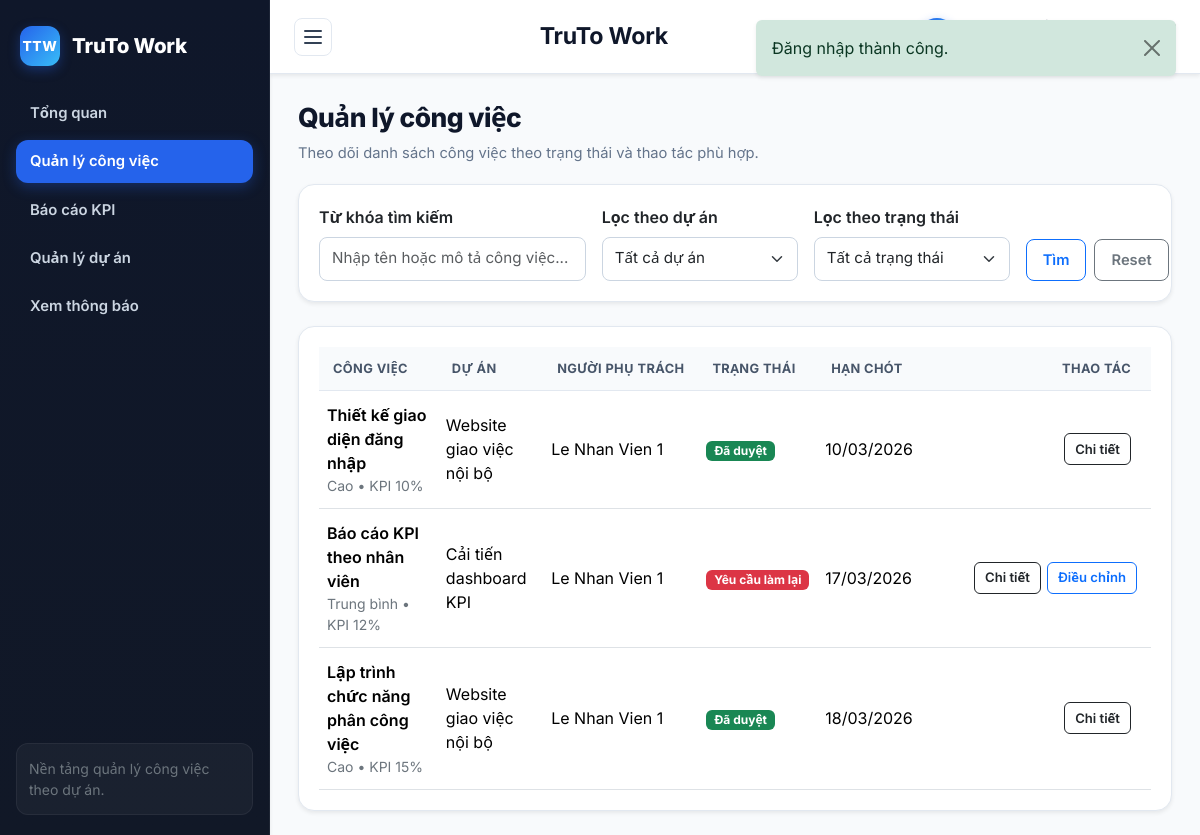
Screenshot of /index.php?route=cong_viec/index (signed in) with the database file from the repository.
### tables this page shows
CREATE TABLE `tai_khoan` (
  `id` int(11) NOT NULL,
  `name` varchar(150) NOT NULL,
  `email` varchar(150) NOT NULL,
  `password` varchar(255) NOT NULL,
  `role` enum('admin','manager','employee') NOT NULL DEFAULT 'employee',
  `department` varchar(100) DEFAULT NULL,
  `status` enum('active','inactive') NOT NULL DEFAULT 'active',
  `created_at` datetime NOT NULL
);

CREATE TABLE `cong_viec` (
  `id` int(11) NOT NULL,
  `project_id` int(11) NOT NULL,
  `title` varchar(200) NOT NULL,
  `description` text DEFAULT NULL,
  `priority` enum('low','medium','high') NOT NULL DEFAULT 'medium',
  `status` enum('new','assigned','in_progress','blocked','submitted','approved','redo') NOT NULL DEFAULT 'new',
  `deadline` date NOT NULL,
  `start_date` date DEFAULT NULL,
  `assignee_id` int(11) DEFAULT NULL,
  `created_by` int(11) NOT NULL,
  `expected_score` int(11) NOT NULL DEFAULT 0,
  `review_score` int(11) DEFAULT NULL,
  `review_comment` text DEFAULT NULL,
  `approved_at` datetime DEFAULT NULL,
  `created_at` datetime NOT NULL,
  `updated_at` datetime NOT NULL
);

CREATE TABLE `du_an` (
  `id` int(11) NOT NULL,
  `code` varchar(50) NOT NULL,
  `name` varchar(150) NOT NULL,
  `description` text DEFAULT NULL,
  `start_date` date DEFAULT NULL,
  `end_date` date DEFAULT NULL,
  `priority` enum('low','medium','high') NOT NULL DEFAULT 'medium',
  `status` enum('planning','active','completed') NOT NULL DEFAULT 'active',
  `created_by` int(11) NOT NULL,
  `created_at` datetime NOT NULL
);

### app/views/cong_viec/index.php (the view, shortened to what the rows shown need)
<div class="section-header">
    <div>
        <div class="section-title">Quản lý công việc</div>
        <p class="section-desc">Theo dõi danh sách công việc theo trạng thái và thao tác phù hợp.</p>
    </div>
</div>
<div class="card border-0 shadow-sm mb-4">
    <div class="card-body">
        <form class="row g-3">
            <div class="col-md-4">
                <label class="form-label fw-semibold">Từ khóa tìm kiếm</label>
                <input type="text" class="form-control" name="keyword" placeholder="Nhập tên hoặc mô tả công việc..." value="<?= e($filters['keyword'] ?? '') ?>">
            </div>
            <div class="col-md-3">
                <label class="form-label fw-semibold">Lọc theo dự án</label>
                <select class="form-select" name="project_id">
                    <option value="">Tất cả dự án</option>
                </select>
            </div>
            <div class="col-md-3">
                <label class="form-label fw-semibold">Lọc theo trạng thái</label>
                <select class="form-select" name="status">
                    <?php foreach (['' => 'Tất cả trạng thái', 'new' => 'Mới tạo', 'assigned' => 'Đã phân công', 'in_progress' => 'Đang thực hiện', 'blocked' => 'Bị chặn', 'submitted' => 'Chờ duyệt', 'approved' => 'Đã duyệt', 'redo' => 'Yêu cầu làm lại'] as $value => $label): ?>
                        <option value="<?= e($value) ?>" <?= (($filters['status'] ?? '') === $value) ? 'selected' : '' ?>><?= e($label) ?></option>
                    <?php endforeach; ?>
                </select>
            </div>
            <div class="col-md-2 d-flex align-items-end gap-2">
                <button class="btn btn-outline-primary flex-grow-1" type="submit">Tìm</button>
                <a class="btn btn-outline-secondary" href="<?= e(route_url('cong_viec/index')) ?>">Reset</a>
            </div>
        </form>
    </div>
</div>
<div class="card border-0 shadow-sm">
    <div class="card-body table-responsive">
        <table class="table align-middle">
            <thead>
                <tr>
                    <th>Công việc</th>
                    <th>Dự án</th>
                    <th>Người phụ trách</th>
                    <th>Trạng thái</th>
                    <th>Hạn chót</th>
                    <th class="task-actions-head"><span class="task-actions-head-grid"><span class="task-actions-head-label">Thao tác</span></span></th>
                </tr>
            </thead>
            <tbody>
            <?php foreach ($cong_viec as $task): ?>
                <?php
                    $primaryActionLabel = task_primary_action_label($task, current_user());
                    $primaryActionUrl = task_primary_action_url($task, current_user());
                ?>
                <tr>
                    <td>
                        <div class="fw-semibold"><?= e($task['title']) ?></div>
                        <?php $exp = (int) ($task['expected_score'] ?? 0); $exp = max(0, min(100, $exp)); ?>
                        <div class="small text-secondary"><?= e(priority_label($task['priority'])) ?> • KPI <?= e((string) $exp) ?>%</div>
                    </td>
                    <td><?= e($task['project_name']) ?></td>
                    <td title="<?= e($task['assignee_names'] ?? 'Chưa phân công') ?>"><?= e(task_assignee_summary($task['assignee_names'] ?? '')) ?></td>
                    <td><span class="badge text-bg-<?= e(status_badge_class($task['status'])) ?>"><?= e(status_label($task['status'])) ?></span></td>
                    <td><?= e(format_date($task['deadline'])) ?></td>
                    <td class="task-actions-cell">
                        <div class="task-actions-grid">
                            <div class="task-action-slot">
                                <a class="btn btn-sm btn-outline-dark w-100" href="<?= e(route_url('cong_viec/show', ['id' => $task['id']])) ?>">Chi tiết</a>
                            </div>
                            <div class="task-action-slot">
                                <?php if ($primaryActionLabel && $primaryActionUrl): ?>
                                    <a class="btn btn-sm btn-outline-primary w-100" href="<?= e($primaryActionUrl) ?>"><?= e($primaryActionLabel) ?></a>
                                <?php else: ?>
                                    <span class="task-action-placeholder"></span>
                                <?php endif; ?>
                            </div>
                        </div>
                    </td>
                </tr>
            <?php endforeach; ?>
            </tbody>
        </table>
    </div>
</div>

### app/views/layouts/main.php (shortened to what the rows shown need)
<?php
$authUser = current_user();
$currentRoute = (string) ($_GET['route'] ?? ($authUser ? 'dashboard/index' : 'home/index'));
$isPublicPage = !$authUser && str_starts_with($currentRoute, 'home/');
$isLoginPage = !$authUser && str_starts_with($currentRoute, 'auth/');
?>
<!doctype html>
<html lang="vi">
<head>
    <link href="https://cdn.jsdelivr.net/npm/bootstrap@5.3.3/dist/css/bootstrap.min.css" rel="stylesheet">
    <link href="assets/css/app.css?v=20260404a" rel="stylesheet">
</head>
<body>
<?php if ($isPublicPage): ?>
    <div class="public-site-shell">
        <header class="public-header">
            <div class="public-container public-header-inner">
                <a class="brand-public" href="<?= e(route_url('home/index')) ?>">
                    <span class="brand-public-mark">TTW</span>
                    <span>
                        <strong>TruTo Work</strong>
                        <small>Quản lý công việc theo dự án</small>
                    </span>
                </a>
                <nav class="public-nav">
                    <a class="<?= $currentRoute === 'home/index' ? 'is-active' : '' ?>" href="<?= e(route_url('home/index')) ?>">Trang chủ</a>
                    <a class="<?= $currentRoute === 'home/about' ? 'is-active' : '' ?>" href="<?= e(route_url('home/about')) ?>">Giới thiệu</a>
                    <a href="<?= e(route_url('auth/login')) ?>">Đăng nhập</a>
                </nav>
            </div>
        </header>
        <main class="public-main">
            <div class="public-container">
                <?= $content ?>
            </div>
        </main>
        <footer class="public-footer">
            <div class="public-container public-footer-inner">
                <span>TruTo Work</span>
            </div>
        </footer>
    </div>
<?php else: ?>
    <div class="app-shell">
        <aside class="sidebar shadow-sm">
            <div class="sidebar-header">
                <div class="sidebar-brand">
                    <div class="brand-icon">TTW</div>
                    <div class="brand-title">TruTo Work</div>
                </div>
            </div>
            <nav class="sidebar-menu">
                <a class="menu-link <?= e(active_menu('dashboard/')) ?>" href="<?= e(route_url('dashboard/index')) ?>" data-short-label="TG" title="Tổng quan">
                    <span>Tổng quan</span>
                </a>
                <a class="menu-link <?= e(active_menu('cong_viec/')) ?>" href="<?= e(route_url('cong_viec/index')) ?>" data-short-label="CV" title="Quản lý công việc">
                    <span>Quản lý công việc</span>
                </a>
                <a class="menu-link <?= e(active_menu('kpi/')) ?>" href="<?= e(route_url('kpi/index')) ?>" data-short-label="KPI" title="Báo cáo KPI">
                    <span>Báo cáo KPI</span>
                </a>
                <a class="menu-link <?= e(active_menu('du_an/')) ?>" href="<?= e(route_url('du_an/index')) ?>" data-short-label="DA" title="Quản lý dự án">
                    <span>Quản lý dự án</span>
                </a>
                <?php $notifMenuTitle = in_array($authUser['role'], ['manager', 'admin'], true) ? 'Quản lý thông báo' : 'Xem thông báo'; ?>
                <a class="menu-link <?= e(active_menu('thong_bao/')) ?> d-flex justify-content-between align-items-center"
                   href="<?= e(route_url('thong_bao/index')) ?>"
                   data-short-label="TB"
                   title="<?= e($notifMenuTitle) ?>">
                    <span><?= e($notifMenuTitle) ?></span>
                </a>
            </nav>
            <div class="sidebar-footer">
                <div class="small text-secondary">Nền tảng quản lý công việc theo dự án.</div>
            </div>
        </aside>
        <div class="main-shell">
            <header class="topbar shadow-sm">
                <button class="sidebar-toggle" type="button" aria-label="Thu gọn hoặc mở menu" aria-expanded="true" data-sidebar-toggle>
                    <span></span><span></span><span></span>
                </button>
                <div class="page-info">
                    <div class="page-label">TruTo Work</div>
                </div>
                <div class="topbar-user">
                    <a class="btn btn-light border position-relative p-0 d-inline-flex align-items-center justify-content-center rounded-circle"
                       style="width: 32px; height: 32px; min-height: 32px;"
                       href="<?= e(route_url('thong_bao/index', ['tab' => 'inbox'])) ?>"
                       title="Thông báo của bạn"
                       aria-label="Thông báo của bạn">
                    </a>
                    <div class="avatar-badge"><?= e(strtoupper(substr($authUser['name'], 0, 1))) ?></div>
                    <div class="d-none d-sm-block">
                        <div class="fw-semibold text-truncate" style="max-width: 140px;"><?= e($authUser['name']) ?></div>
                        <div class="small text-secondary"><?= e(role_label($authUser['role'])) ?></div>
                    </div>
                    <a class="btn btn-outline-secondary btn-sm" href="<?= e(route_url('auth/logout')) ?>" title="Đăng xuất">
                        <span class="d-none d-md-inline">Đăng xuất</span>
                    </a>
                </div>
            </header>
            <main class="content-shell">
                <?= $content ?>
            </main>
        </div>
    </div>
<?php endif; ?>
</body>
</html>

### rows the page displays
tai_khoan: role "Xem thông báo"
cong_viec: title "Thiết kế giao diện đăng nhập", priority "Cao", expected_score "10", project.name "Website giao việc nội bộ", assignee_names "Le Nhan Vien 1", status "Đã duyệt", deadline "10/03/2026"
cong_viec: title "Báo cáo KPI theo nhân viên", priority "Trung bình", expected_score "12", project.name "Cải tiến dashboard KPI", assignee_names "Le Nhan Vien 1", status "Yêu cầu làm lại", deadline "17/03/2026", primaryActionLabel "Điều chỉnh"
cong_viec: title "Lập trình chức năng phân công việc", priority "Cao", expected_score "15", project.name "Website giao việc nội bộ", assignee_names "Le Nhan Vien 1", status "Đã duyệt", deadline "18/03/2026"

### other values shown
$flash['message'] "Đăng nhập thành công."
form field status "Tất cả trạng thái"
